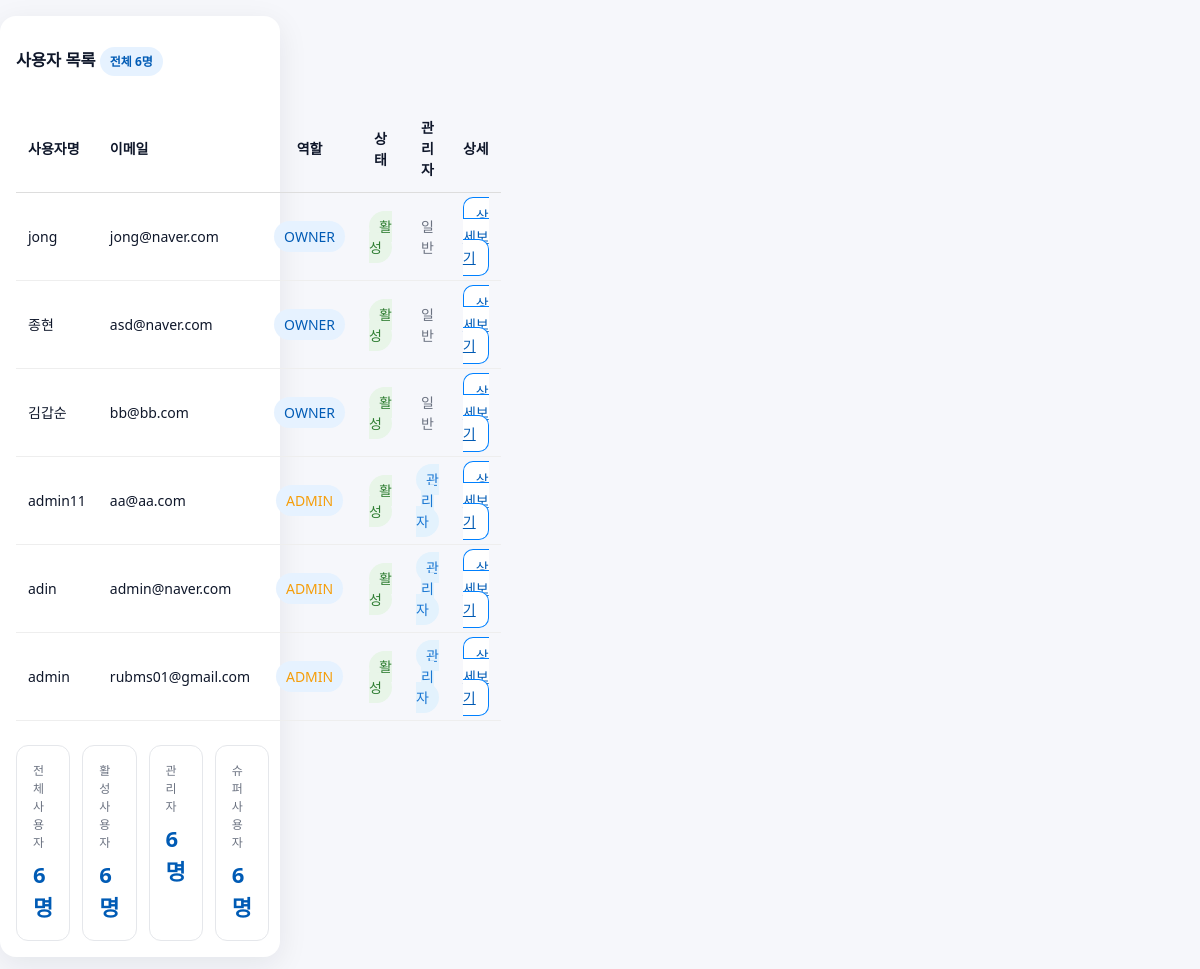
The page /accounts/ on the database as committed earlier.
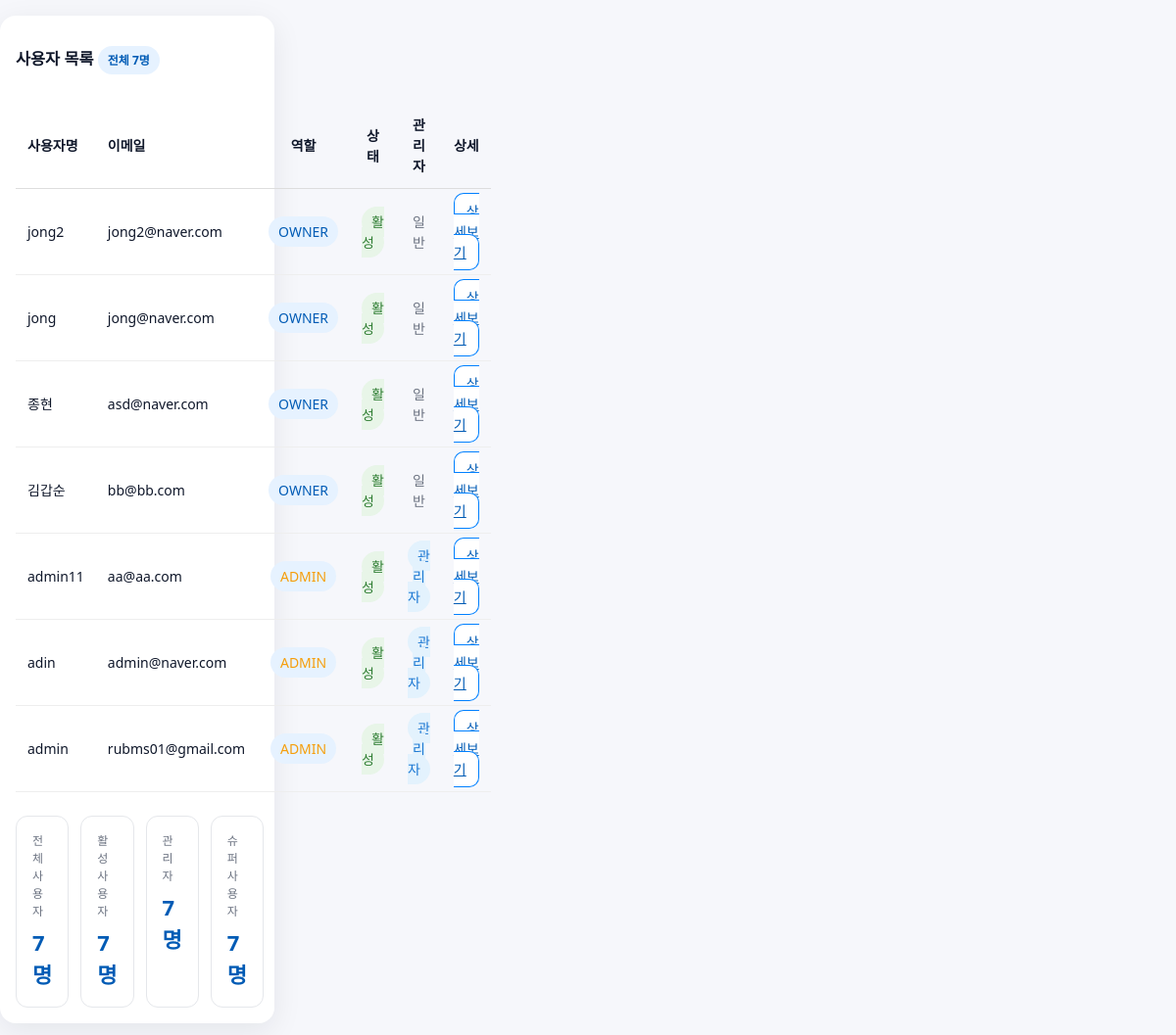
The same page on the database as committed later.
### accounts/models.py (models this page shows, shortened)
class User(AbstractBaseUser, PermissionsMixin):
    user_id = models.AutoField(primary_key=True)
    username = models.CharField(max_length=50, unique=True)
    email = models.EmailField(unique=True)
    password = models.CharField(max_length=128)
    role = models.CharField(max_length=10)  # 'ADMIN', 'OWNER' 등
    is_active = models.BooleanField(default=True)
    is_staff = models.BooleanField(default=False)  # admin 접근 여부
    USERNAME_FIELD = "email"
    REQUIRED_FIELDS = ["username"]
    objects = UserManager()

### accounts/views.py (the view, shortened to what this page needs)
# urls.py: path('', UserViewSet.as_view({'get': 'template_list'}), name='user_list'),
class UserViewSet(viewsets.ModelViewSet):
    queryset = User.objects.all().order_by("-user_id")
    serializer_class = UserSerializer
    permission_classes = [permissions.AllowAny]
    @action(detail=False, methods=['get'])
    def template_list(self, request):
        users = self.get_queryset()
        context = {'users': users}
        return render(request, 'accounts/user_list.html', context)

### templates/accounts/user_list.html (shortened to what this page needs)
{% extends 'base.html' %}
{% load static %}
{% block content %}
<div class="container main">
    <div class="card">
        <div class="card__head">
            <h3>사용자 목록 <span class="tag">전체 {{ users|length }}명</span></h3>
        </div>
        {% if users %}
            <div style="margin-top: 16px;">
                <table style="width: 100%; border-collapse: collapse;">
                    <thead>
                        <tr style="border-bottom: 1px solid #ddd;">
                            <th style="padding: 12px; text-align: left;">사용자명</th>
                            <th style="padding: 12px; text-align: left;">이메일</th>
                            <th style="padding: 12px; text-align: center;">역할</th>
                            <th style="padding: 12px; text-align: center;">상태</th>
                            <th style="padding: 12px; text-align: center;">관리자</th>
                            <th style="padding: 12px; text-align: center;">상세</th>
                        </tr>
                    </thead>
                    <tbody>
                        {% for user in users %}
                        <tr style="border-bottom: 1px solid #eee;">
                            <td style="padding: 12px;">{{ user.username }}</td>
                            <td style="padding: 12px;">{{ user.email }}</td>
                            <td style="padding: 12px; text-align: center;">
                                <span class="chip {% if user.role == 'ADMIN' %}warn{% endif %}">{{ user.role }}</span>
                            </td>
                            <td style="padding: 12px; text-align: center;">
                                {% if user.is_active %}
                                    <span class="chip" style="background: #e8f5e8; color: #2e7d32;">활성</span>
                                {% else %}
                                    <span class="chip" style="background: #ffeaea; color: #d32f2f;">비활성</span>
                                {% endif %}
                            </td>
                            <td style="padding: 12px; text-align: center;">
                                {% if user.is_staff %}
                                    <span class="chip" style="background: #e3f2fd; color: #1976d2;">관리자</span>
                                {% else %}
                                    <span class="muted">일반</span>
                                {% endif %}
                            </td>
                            <td style="padding: 12px; text-align: center;">
                                <a href="{% url 'accounts-web:user_detail' user.user_id %}" class="btn btn--ghost">상세보기</a>
                            </td>
                        </tr>
                        {% endfor %}
                    </tbody>
                </table>
            </div>
            <div class="grid-4 kpi-grid" style="margin-top: 24px;">
                <div class="kpi">
                    <div class="t">전체 사용자</div>
                    <div class="v">{{ users|length }}명</div>
                </div>
                <div class="kpi">
                    <div class="t">활성 사용자</div>
                    <div class="v up">{{ users|dictsort:"is_active"|length }}명</div>
                </div>
                <div class="kpi">
                    <div class="t">관리자</div>
                    <div class="v warn">{{ users|dictsort:"is_staff"|length }}명</div>
                </div>
                <div class="kpi">
                    <div class="t">슈퍼사용자</div>
                    <div class="v">{{ users|dictsort:"is_superuser"|length }}명</div>
                </div>
            </div>
        {% else %}
            <div class="panel panel--notice">
                <span>등록된 사용자가 없습니다.</span>
            </div>
        {% endif %}
    </div>
</div>
{% endblock %}

Rows that differ between the two databases and show on the page:
added User: username "jong2", email "jong2@naver.com", role "OWNER", is_active "활성", is_staff "일반"
Other text that changed with them:
{{ users|length }}: "6" → "7"
{{ users|dictsort:"is_active"|length }}: "6" → "7"
{{ users|dictsort:"is_staff"|length }}: "6" → "7"
{{ users|dictsort:"is_superuser"|length }}: "6" → "7"
